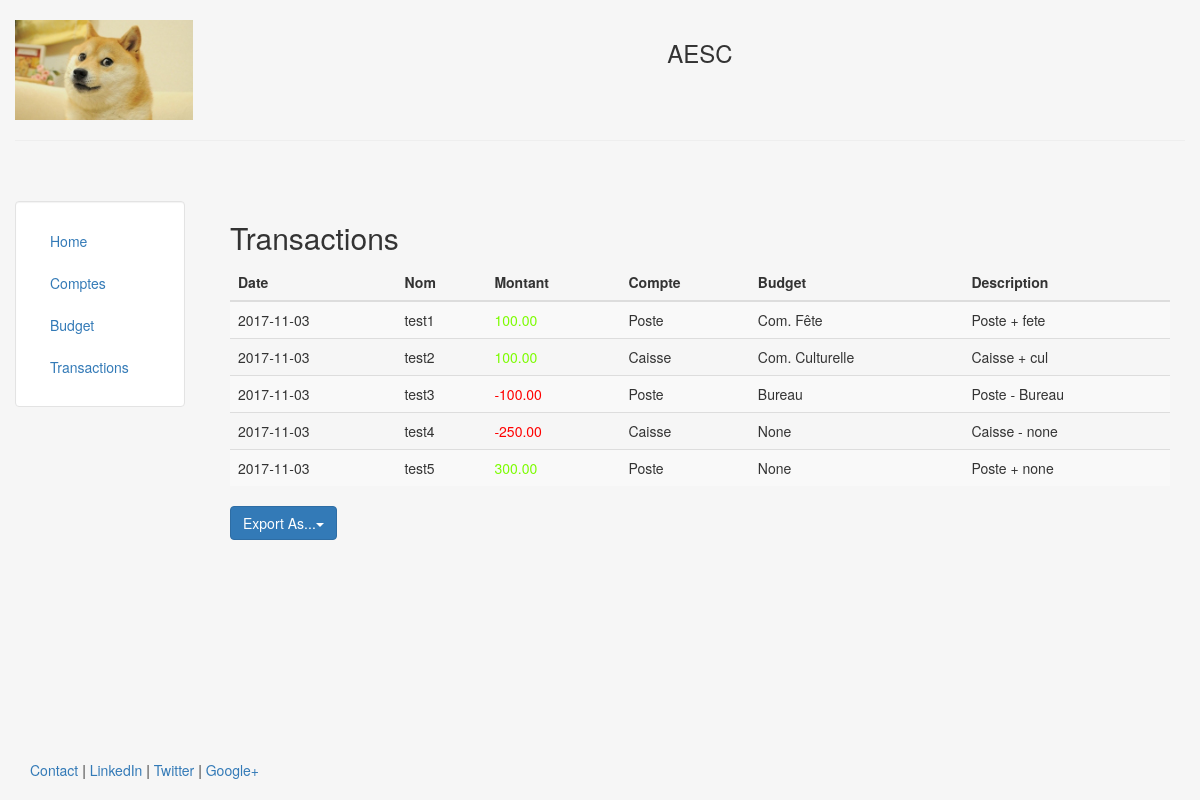
/transactions, run on an earlier commit of the app's database.
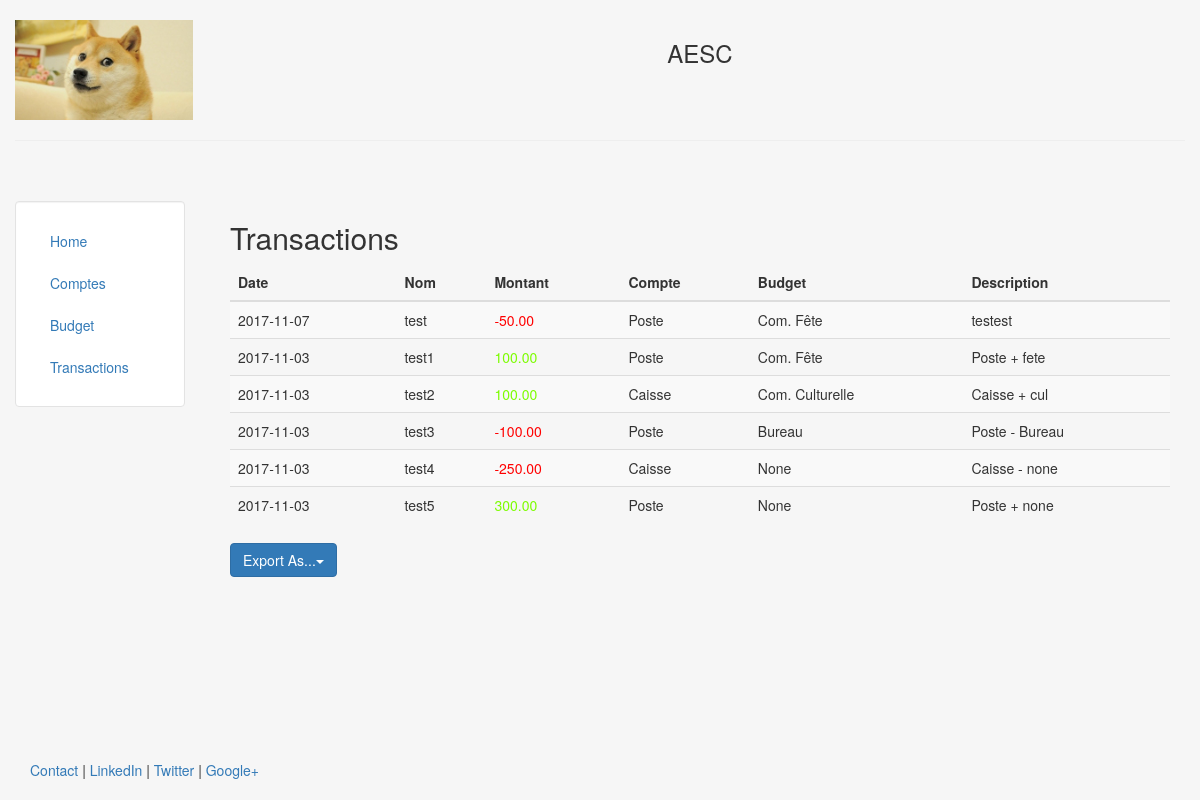
And on a later commit of the database.
### compta/models.py (models this page shows, shortened)
class Transaction(models.Model):
    nom = models.CharField(max_length=140)
    somme = models.DecimalField(max_digits=11, decimal_places=2)
    compte = models.ForeignKey(Compte, on_delete=models.CASCADE)
    budget = models.ForeignKey(Budget, on_delete=models.CASCADE, blank=True, null=True)
    date = models.DateField()
    date_traitement = models.DateField(default=datetime.now)
    description = models.TextField()

class Compte(models.Model):
    nom = models.CharField(max_length = 140)
    somme_depart = models.DecimalField( max_digits=11, decimal_places=2)
    somme_actuelle = models.DecimalField(max_digits=11, decimal_places=2)
    def __str__(self):
        return self.nom

class Budget(models.Model):
    nom = models.CharField(max_length = 140)
    somme_depart = models.DecimalField(max_digits=11, decimal_places=2)
    somme_actuelle = models.DecimalField(max_digits=11, decimal_places=2)
    def __str__(self):
        return self.nom

### templates/compta/transaction.html
{% extends "compta/header.html" %}
{% block content %}
    <h2 xmlns="http://www.w3.org/1999/html">Transactions</h2>
        <table class="table table-striped">
            <thead>
              <tr>
                <th>Date</th>
                <th>Nom</th>
                <th>Montant</th>
                <th>Compte</th>
                <th>Budget</th>
                <th>Description</th>
              </tr>
            </thead>
            <tbody>
                {% for c in object_list %}
                    <tr>
                        <td>{{ c.date|date:"Y-m-d" }}</td>
                        <td>{{ c.nom }}</td>
                        <td>
                            {% if  c.somme > 0 %}
                                <font color="lawngreen">{{c.somme}}</font>
                            {% else %}
                                <font color="red">{{c.somme}}</font>
                            {% endif %}
                        </td>
                        <td>{{ c.compte }}</td>
                        <td>{{ c.budget }}</td>
                        <td>{{ c.description }}</td>
                    </tr>
                {% endfor %}
            </tbody>
        </table>
    {% include 'compta/includes/export_snippet.html' %}
{% endblock %}

What changed in the data, as far as the page shows it:
added Transaction: date "2017-11-07", nom "test", somme "-50.00", compte "Poste", budget "Com. Fête", description "testest"
